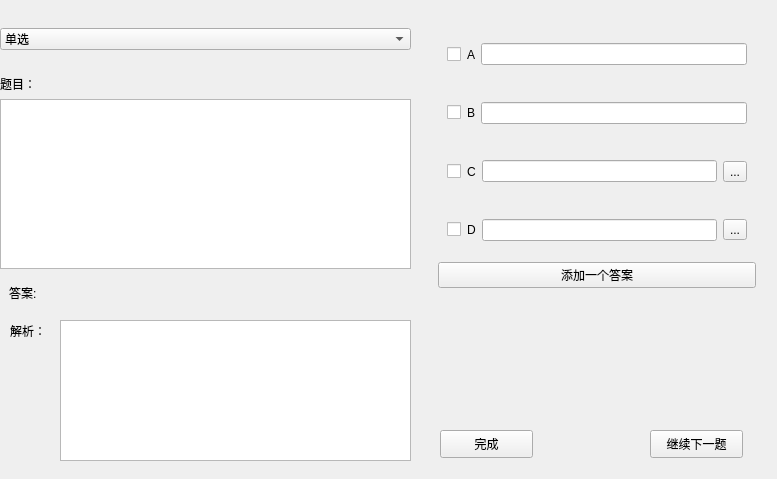
<?xml version="1.0" encoding="UTF-8"?>
<ui version="4.0">
 <class>AddQuestion</class>
 <widget class="QWidget" name="AddQuestion">
  <property name="geometry">
   <rect>
    <x>0</x>
    <y>0</y>
    <width>777</width>
    <height>479</height>
   </rect>
  </property>
  <property name="minimumSize">
   <size>
    <width>766</width>
    <height>479</height>
   </size>
  </property>
  <property name="maximumSize">
   <size>
    <width>7666</width>
    <height>4796</height>
   </size>
  </property>
  <property name="windowTitle">
   <string>添加试题</string>
  </property>
  <widget class="QWidget" name="widget_3" native="true">
   <property name="geometry">
    <rect>
     <x>0</x>
     <y>10</y>
     <width>411</width>
     <height>301</height>
    </rect>
   </property>
   <layout class="QVBoxLayout" name="verticalLayout">
    <item>
     <spacer name="verticalSpacer_2">
      <property name="orientation">
       <enum>Qt::Vertical</enum>
      </property>
      <property name="sizeHint" stdset="0">
       <size>
        <width>20</width>
        <height>40</height>
       </size>
      </property>
     </spacer>
    </item>
    <item>
     <widget class="QComboBox" name="type">
      <item>
       <property name="text">
        <string>单选</string>
       </property>
      </item>
      <item>
       <property name="text">
        <string>判断</string>
       </property>
      </item>
      <item>
       <property name="text">
        <string>多选</string>
       </property>
      </item>
     </widget>
    </item>
    <item>
     <spacer name="verticalSpacer">
      <property name="orientation">
       <enum>Qt::Vertical</enum>
      </property>
      <property name="sizeHint" stdset="0">
       <size>
        <width>20</width>
        <height>40</height>
       </size>
      </property>
     </spacer>
    </item>
    <item>
     <widget class="QLabel" name="label_9">
      <property name="styleSheet">
       <string notr="true">font: 12pt &quot;微软雅黑&quot;;</string>
      </property>
      <property name="text">
       <string>题目：</string>
      </property>
     </widget>
    </item>
    <item>
     <widget class="QTextEdit" name="textEdit"/>
    </item>
    <item>
     <widget class="QWidget" name="widget_2" native="true">
      <layout class="QHBoxLayout" name="horizontalLayout_2">
       <item>
        <widget class="QLabel" name="label">
         <property name="styleSheet">
          <string notr="true">font: 18pt &quot;微软雅黑&quot;;</string>
         </property>
         <property name="text">
          <string>答案:</string>
         </property>
        </widget>
       </item>
       <item>
        <widget class="QLabel" name="answer">
         <property name="styleSheet">
          <string notr="true">font: 20pt &quot;微软雅黑&quot;;
color: rgb(255, 0, 0);</string>
         </property>
         <property name="text">
          <string/>
         </property>
        </widget>
       </item>
      </layout>
     </widget>
    </item>
   </layout>
  </widget>
  <widget class="QLabel" name="label_7">
   <property name="geometry">
    <rect>
     <x>10</x>
     <y>310</y>
     <width>61</width>
     <height>41</height>
    </rect>
   </property>
   <property name="styleSheet">
    <string notr="true">font: 12pt &quot;微软雅黑&quot;;</string>
   </property>
   <property name="text">
    <string>解析：</string>
   </property>
  </widget>
  <widget class="QTextEdit" name="textEdit_2">
   <property name="geometry">
    <rect>
     <x>60</x>
     <y>320</y>
     <width>351</width>
     <height>141</height>
    </rect>
   </property>
  </widget>
  <widget class="QPushButton" name="pushButton_2">
   <property name="geometry">
    <rect>
     <x>440</x>
     <y>430</y>
     <width>93</width>
     <height>28</height>
    </rect>
   </property>
   <property name="text">
    <string>完成</string>
   </property>
  </widget>
  <widget class="QPushButton" name="pushButton_3">
   <property name="geometry">
    <rect>
     <x>650</x>
     <y>430</y>
     <width>93</width>
     <height>28</height>
    </rect>
   </property>
   <property name="text">
    <string>继续下一题</string>
   </property>
  </widget>
  <widget class="QStackedWidget" name="stackedWidget">
   <property name="geometry">
    <rect>
     <x>420</x>
     <y>10</y>
     <width>354</width>
     <height>296</height>
    </rect>
   </property>
   <property name="currentIndex">
    <number>1</number>
   </property>
   <widget class="QWidget" name="page">
    <widget class="QWidget" name="widget_8" native="true">
     <property name="geometry">
      <rect>
       <x>9</x>
       <y>9</y>
       <width>336</width>
       <height>278</height>
      </rect>
     </property>
     <layout class="QVBoxLayout" name="verticalLayout_3">
      <item>
       <widget class="QWidget" name="widget_9" native="true">
        <layout class="QHBoxLayout" name="horizontalLayout_7">
         <item>
          <widget class="QRadioButton" name="radioButton_1">
           <property name="text">
            <string/>
           </property>
          </widget>
         </item>
         <item>
          <widget class="QLabel" name="label_10">
           <property name="styleSheet">
            <string notr="true">color: rgb(0, 0, 0);
font: 14pt &quot;微软雅黑&quot;;</string>
           </property>
           <property name="text">
            <string>A</string>
           </property>
          </widget>
         </item>
         <item>
          <widget class="QLineEdit" name="lineEdit_6"/>
         </item>
        </layout>
       </widget>
      </item>
      <item>
       <widget class="QWidget" name="widget_10" native="true">
        <layout class="QHBoxLayout" name="horizontalLayout_8">
         <item>
          <widget class="QRadioButton" name="radioButton_2">
           <property name="text">
            <string/>
           </property>
          </widget>
         </item>
         <item>
          <widget class="QLabel" name="label_11">
           <property name="styleSheet">
            <string notr="true">color: rgb(0, 0, 0);
font: 14pt &quot;微软雅黑&quot;;</string>
           </property>
           <property name="text">
            <string>B</string>
           </property>
          </widget>
         </item>
         <item>
          <widget class="QLineEdit" name="lineEdit_7"/>
         </item>
        </layout>
       </widget>
      </item>
      <item>
       <widget class="QWidget" name="widget_11" native="true">
        <layout class="QHBoxLayout" name="horizontalLayout_9">
         <item>
          <widget class="QRadioButton" name="radioButton_3">
           <property name="text">
            <string/>
           </property>
          </widget>
         </item>
         <item>
          <widget class="QLabel" name="label_12">
           <property name="styleSheet">
            <string notr="true">color: rgb(0, 0, 0);
font: 14pt &quot;微软雅黑&quot;;</string>
           </property>
           <property name="text">
            <string>C</string>
           </property>
          </widget>
         </item>
         <item>
          <widget class="QLineEdit" name="lineEdit_8"/>
         </item>
         <item>
          <widget class="QToolButton" name="toolButton_4">
           <property name="text">
            <string>...</string>
           </property>
          </widget>
         </item>
        </layout>
       </widget>
      </item>
      <item>
       <widget class="QWidget" name="widget_12" native="true">
        <layout class="QHBoxLayout" name="horizontalLayout_10">
         <item>
          <widget class="QRadioButton" name="radioButton_4">
           <property name="text">
            <string/>
           </property>
          </widget>
         </item>
         <item>
          <widget class="QLabel" name="label_13">
           <property name="styleSheet">
            <string notr="true">color: rgb(0, 0, 0);
font: 14pt &quot;微软雅黑&quot;;</string>
           </property>
           <property name="text">
            <string>D</string>
           </property>
          </widget>
         </item>
         <item>
          <widget class="QLineEdit" name="lineEdit_9"/>
         </item>
         <item>
          <widget class="QToolButton" name="toolButton_5">
           <property name="text">
            <string>...</string>
           </property>
          </widget>
         </item>
        </layout>
       </widget>
      </item>
      <item>
       <widget class="QPushButton" name="pushButton_4">
        <property name="text">
         <string>添加一个答案</string>
        </property>
       </widget>
      </item>
     </layout>
    </widget>
   </widget>
   <widget class="QWidget" name="page_3">
    <layout class="QGridLayout" name="gridLayout_2">
     <item row="0" column="0">
      <widget class="QWidget" name="widget_18" native="true">
       <layout class="QVBoxLayout" name="verticalLayout_5">
        <item>
         <widget class="QWidget" name="widget_19" native="true">
          <layout class="QHBoxLayout" name="horizontalLayout_15">
           <item>
            <widget class="QCheckBox" name="checkBox_1">
             <property name="maximumSize">
              <size>
               <width>16777215</width>
               <height>16777215</height>
              </size>
             </property>
             <property name="styleSheet">
              <string notr="true"/>
             </property>
             <property name="text">
              <string/>
             </property>
             <property name="iconSize">
              <size>
               <width>32</width>
               <height>16</height>
              </size>
             </property>
            </widget>
           </item>
           <item>
            <widget class="QLabel" name="label_18">
             <property name="styleSheet">
              <string notr="true">color: rgb(0, 0, 0);
font: 14pt &quot;微软雅黑&quot;;</string>
             </property>
             <property name="text">
              <string>A</string>
             </property>
            </widget>
           </item>
           <item>
            <widget class="QLineEdit" name="lineEdit_14"/>
           </item>
          </layout>
         </widget>
        </item>
        <item>
         <widget class="QWidget" name="widget_20" native="true">
          <layout class="QHBoxLayout" name="horizontalLayout_16">
           <item>
            <widget class="QCheckBox" name="checkBox_2">
             <property name="maximumSize">
              <size>
               <width>16777215</width>
               <height>16777215</height>
              </size>
             </property>
             <property name="styleSheet">
              <string notr="true"/>
             </property>
             <property name="text">
              <string/>
             </property>
             <property name="iconSize">
              <size>
               <width>32</width>
               <height>16</height>
              </size>
             </property>
            </widget>
           </item>
           <item>
            <widget class="QLabel" name="label_19">
             <property name="styleSheet">
              <string notr="true">color: rgb(0, 0, 0);
font: 14pt &quot;微软雅黑&quot;;</string>
             </property>
             <property name="text">
              <string>B</string>
             </property>
            </widget>
           </item>
           <item>
            <widget class="QLineEdit" name="lineEdit_15"/>
           </item>
          </layout>
         </widget>
        </item>
        <item>
         <widget class="QWidget" name="widget_21" native="true">
          <layout class="QHBoxLayout" name="horizontalLayout_17">
           <item>
            <widget class="QCheckBox" name="checkBox_3">
             <property name="maximumSize">
              <size>
               <width>16777215</width>
               <height>16777215</height>
              </size>
             </property>
             <property name="styleSheet">
              <string notr="true"/>
             </property>
             <property name="text">
              <string/>
             </property>
             <property name="iconSize">
              <size>
               <width>32</width>
               <height>16</height>
              </size>
             </property>
            </widget>
           </item>
           <item>
            <widget class="QLabel" name="label_20">
             <property name="styleSheet">
              <string notr="true">color: rgb(0, 0, 0);
font: 14pt &quot;微软雅黑&quot;;</string>
             </property>
             <property name="text">
              <string>C</string>
             </property>
            </widget>
           </item>
           <item>
            <widget class="QLineEdit" name="lineEdit_16"/>
           </item>
           <item>
            <widget class="QToolButton" name="toolButton_8">
             <property name="text">
              <string>...</string>
             </property>
            </widget>
           </item>
          </layout>
         </widget>
        </item>
        <item>
         <widget class="QWidget" name="widget_22" native="true">
          <layout class="QHBoxLayout" name="horizontalLayout_18">
           <item>
            <widget class="QCheckBox" name="checkBox_4">
             <property name="maximumSize">
              <size>
               <width>16777215</width>
               <height>16777215</height>
              </size>
             </property>
             <property name="styleSheet">
              <string notr="true"/>
             </property>
             <property name="text">
              <string/>
             </property>
             <property name="iconSize">
              <size>
               <width>32</width>
               <height>16</height>
              </size>
             </property>
            </widget>
           </item>
           <item>
            <widget class="QLabel" name="label_21">
             <property name="styleSheet">
              <string notr="true">color: rgb(0, 0, 0);
font: 14pt &quot;微软雅黑&quot;;</string>
             </property>
             <property name="text">
              <string>D</string>
             </property>
            </widget>
           </item>
           <item>
            <widget class="QLineEdit" name="lineEdit_17"/>
           </item>
           <item>
            <widget class="QToolButton" name="toolButton_9">
             <property name="text">
              <string>...</string>
             </property>
            </widget>
           </item>
          </layout>
         </widget>
        </item>
        <item>
         <widget class="QPushButton" name="pushButton_6">
          <property name="text">
           <string>添加一个答案</string>
          </property>
         </widget>
        </item>
       </layout>
      </widget>
     </item>
    </layout>
   </widget>
   <widget class="QWidget" name="page_2">
    <layout class="QGridLayout" name="gridLayout">
     <item row="0" column="0">
      <widget class="QWidget" name="widget_13" native="true">
       <layout class="QVBoxLayout" name="verticalLayout_4">
        <item>
         <widget class="QWidget" name="widget_14" native="true">
          <layout class="QHBoxLayout" name="horizontalLayout_11">
           <item>
            <widget class="QRadioButton" name="radioButton_5">
             <property name="text">
              <string/>
             </property>
            </widget>
           </item>
           <item>
            <widget class="QLabel" name="label_14">
             <property name="styleSheet">
              <string notr="true">color: rgb(0, 0, 0);
font: 14pt &quot;微软雅黑&quot;;</string>
             </property>
             <property name="text">
              <string>A</string>
             </property>
            </widget>
           </item>
           <item>
            <spacer name="horizontalSpacer">
             <property name="orientation">
              <enum>Qt::Horizontal</enum>
             </property>
             <property name="sizeHint" stdset="0">
              <size>
               <width>40</width>
               <height>20</height>
              </size>
             </property>
            </spacer>
           </item>
           <item>
            <widget class="QLabel" name="label_16">
             <property name="styleSheet">
              <string notr="true">font: 14pt &quot;微软雅黑&quot;;</string>
             </property>
             <property name="text">
              <string>正确</string>
             </property>
            </widget>
           </item>
           <item>
            <spacer name="horizontalSpacer_2">
             <property name="orientation">
              <enum>Qt::Horizontal</enum>
             </property>
             <property name="sizeHint" stdset="0">
              <size>
               <width>40</width>
               <height>20</height>
              </size>
             </property>
            </spacer>
           </item>
          </layout>
         </widget>
        </item>
        <item>
         <widget class="QWidget" name="widget_15" native="true">
          <layout class="QHBoxLayout" name="horizontalLayout_12">
           <item>
            <widget class="QRadioButton" name="radioButton_6">
             <property name="text">
              <string/>
             </property>
            </widget>
           </item>
           <item>
            <widget class="QLabel" name="label_15">
             <property name="styleSheet">
              <string notr="true">color: rgb(0, 0, 0);
font: 14pt &quot;微软雅黑&quot;;</string>
             </property>
             <property name="text">
              <string>B</string>
             </property>
            </widget>
           </item>
           <item>
            <spacer name="horizontalSpacer_3">
             <property name="orientation">
              <enum>Qt::Horizontal</enum>
             </property>
             <property name="sizeHint" stdset="0">
              <size>
               <width>40</width>
               <height>20</height>
              </size>
             </property>
            </spacer>
           </item>
           <item>
            <widget class="QLabel" name="label_17">
             <property name="styleSheet">
              <string notr="true">font: 14pt &quot;微软雅黑&quot;;</string>
             </property>
             <property name="text">
              <string>错误</string>
             </property>
            </widget>
           </item>
           <item>
            <spacer name="horizontalSpacer_4">
             <property name="orientation">
              <enum>Qt::Horizontal</enum>
             </property>
             <property name="sizeHint" stdset="0">
              <size>
               <width>40</width>
               <height>20</height>
              </size>
             </property>
            </spacer>
           </item>
          </layout>
         </widget>
        </item>
        <item>
         <spacer name="verticalSpacer_3">
          <property name="orientation">
           <enum>Qt::Vertical</enum>
          </property>
          <property name="sizeHint" stdset="0">
           <size>
            <width>20</width>
            <height>40</height>
           </size>
          </property>
         </spacer>
        </item>
       </layout>
      </widget>
     </item>
    </layout>
   </widget>
  </widget>
 </widget>
 <resources/>
 <connections/>
</ui>
